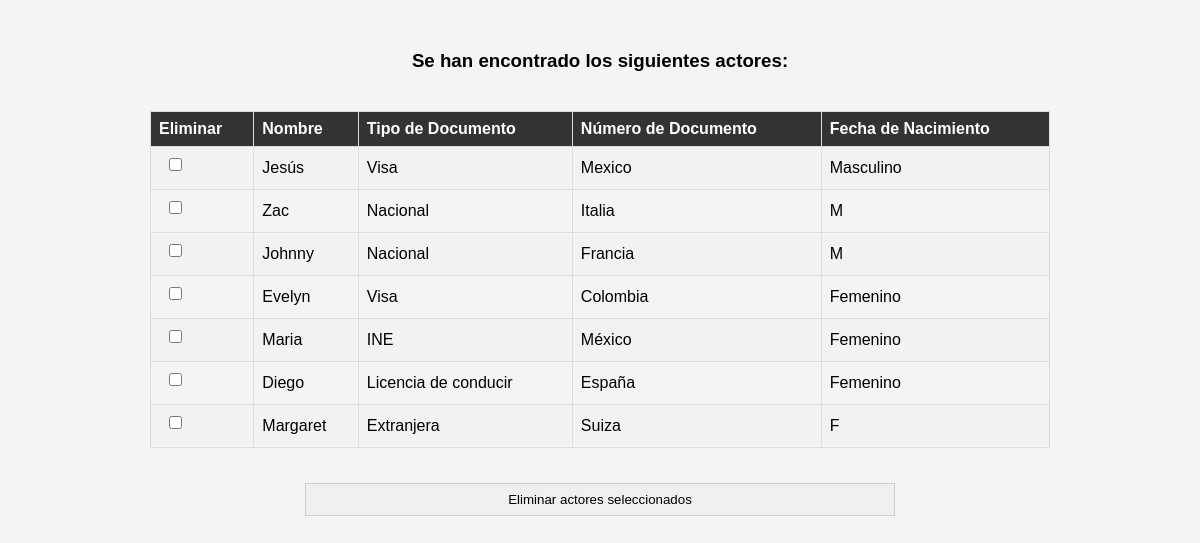
/visualizar_actores.php, run on the app's committed database.
### tables this page shows
CREATE TABLE IF NOT EXISTS `actor` (
  `id` int NOT NULL AUTO_INCREMENT,
  `nombre` varchar(50) DEFAULT NULL,
  `tipo_documento` varchar(50) DEFAULT NULL,
  `origen` varchar(50) DEFAULT NULL,
  `sexo` varchar(50) DEFAULT NULL,
  PRIMARY KEY (`id`)
);

### visualizar_actores.php (the view, shortened to what this page needs)
<html lang="es">
<head>
    <link rel="stylesheet" href="styles/styles_main.css">
</head>
<body>
<?php
require_once('config.php');
$query = "SELECT * FROM actor";
$result = mysqli_query($conn, $query);
if ($result) { ?>
    <form method="post" action="eliminar_actor.php">
        <h3>Se han encontrado los siguientes actores:</h3>
        <br>
        <table>
            <tr>
                <th>Eliminar</th>
                <th>Nombre</th>
                <th>Tipo de Documento</th>
                <th>Número de Documento</th>
                <th>Fecha de Nacimiento</th>
            </tr>
            <?php
            while ($row = mysqli_fetch_assoc($result)) { ?>
                <tr>
                    <td><input type="checkbox" name="eliminar[]" value="<?php echo $row['id']; ?>"></td>
                    <td><?php echo $row['nombre']; ?></td>
                    <td><?php echo $row['tipo_documento']; ?></td>
                    <td><?php echo $row['origen']; ?></td>
                    <td><?php echo $row['sexo']; ?></td>
                </tr>
                <?php
            } ?>
        </table>
        <input style="margin-top: 35px" type="submit" value="Eliminar actores seleccionados">
    </form>
    <?php
} else { ?>
    <h3>No se han encontrado actores</h3>
    <?php
}

### styles/styles_main.css (style rules this page uses)
body { font-family: Arial, sans-serif; background-color: #f4f4f4; margin: 0; padding: 0; }
h3 { margin-left: auto; margin-right: auto; margin-top: 50px; }
form { display: flex; flex-wrap: wrap; justify-content: space-between; }
input { width: calc(50% - 10px); margin-bottom: 10px; padding: 8px; box-sizing: border-box; margin-left: auto; margin-right: auto; border: 1px solid #ccc; }
table { width: 75%; border-collapse: collapse; margin-top: 20px; margin-left: auto; margin-right: auto; }
th, td { border: 1px solid #ddd; padding: 8px; text-align: left; }
th { background-color: #333; color: #fff; }
tr:nth-child(even) { background-color: #f2f2f2; }

### data on the page
actor: nombre "Jesús", tipo_documento "Visa", origen "Mexico", sexo "Masculino"
actor: nombre "Zac", tipo_documento "Nacional", origen "Italia", sexo "M"
actor: nombre "Johnny", tipo_documento "Nacional", origen "Francia", sexo "M"
actor: nombre "Evelyn", tipo_documento "Visa", origen "Colombia", sexo "Femenino"
actor: nombre "Maria", tipo_documento "INE", origen "México", sexo "Femenino"
actor: nombre "Diego", tipo_documento "Licencia de conducir", origen "España", sexo "Femenino"
actor: nombre "Margaret", tipo_documento "Extranjera", origen "Suiza", sexo "F"
